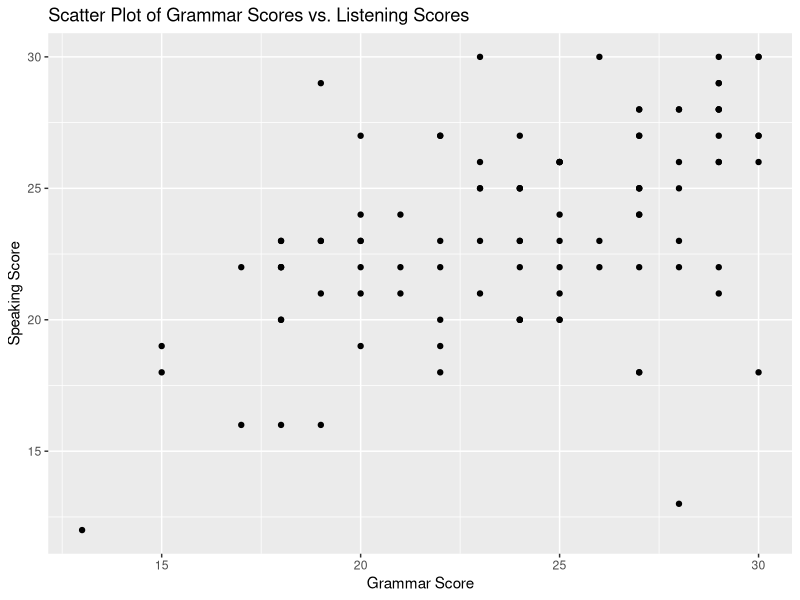

The R source for this figure:
# In this project, the correlation analysis would be performed in R. 
# This test is used when we want to assess the strength and direction of the
# relationship between two variables.


# Let's say we have an excel file containing 100 scores of grammar and speaking.
# Assuming we checked the normality assumptions of the data, we can use correlation analysis 
# to understand whether changes in grammar scores are connected with changes in speaking scores.
 

# If not installed these libraries, please install them first and then load them.
# install.packages ("readxl") install.packages ("ggplot2") # install.packages("stats")
library(readxl) # a library for reading excel files
library(ggplot2) # a library for visualization
library(stats) # # a library for data analysis

# Read the Excel file (CorrelationData.xlsx with two columns named gr_Score 
# and sp_Score) into a data frame.

data <- read_excel("CorrelationData.xlsx")

#First, we check the Descriptive Stats. and visualize the relationship between
# grammar scores and speaking scores.

# Descriptive statistics
summary(data) # It shows Min, 1st Qu, Median, Mean, 3rd Qu., and Max

# Creating a scatter plot to visualize the relationship between grammar and speaking scores.

ggplot(data, aes(x = gr_Score, y = sp_Score)) +
  geom_point() +
  labs(title = "Scatter Plot of Grammar Scores vs. Listening Scores",
       x = "Grammar Score", y = "Speaking Score")

# Correlation Analaysis
# Now, we calculate the correlation coefficient between grammar scores and 
# speaking scores. 

correlation <- cor(data$gr_Score, data$sp_Score)

# Printing the correlation coefficient
print(paste("Correlation Coefficient:", correlation)) 

# output: "Correlation Coefficient: 0.504050860415546"

# As the result shows, there is a moderate positive correlation between grammar scores and speaking scores. 
# This means that as grammar scores increase, speaking scores tend to increase as well, and vice versa.
